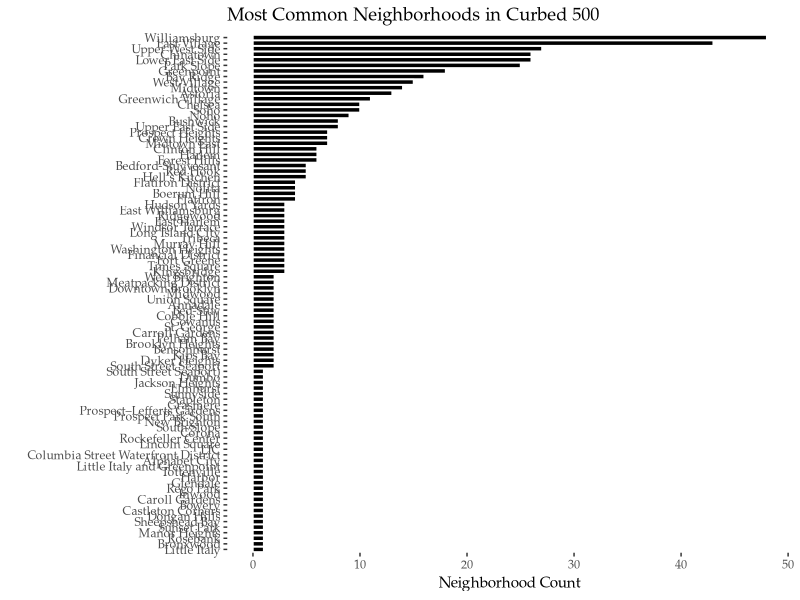
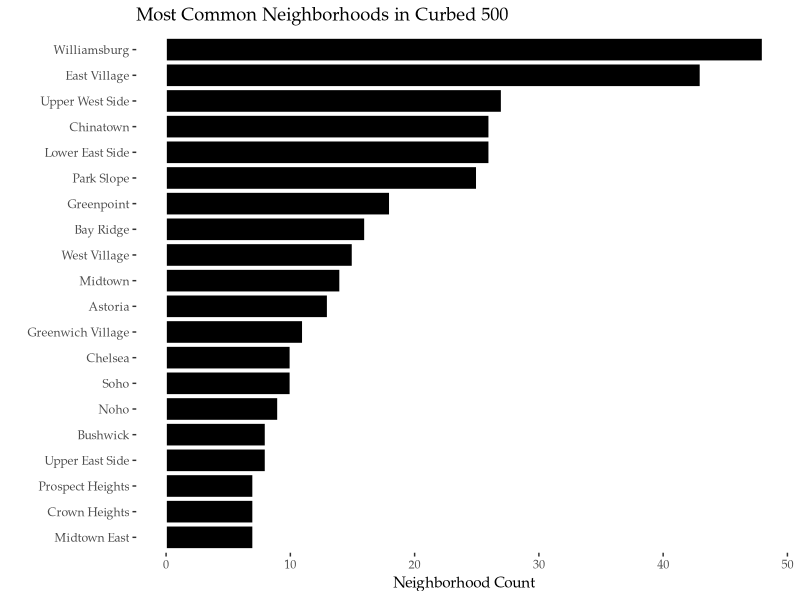

Write R code to recreate these figures, in order.
# Code by Adam Lauretig, created 12/7/2020
rm(list = ls())
library(data.table)
library(ggplot2)
library(stringr)
# load data -----
d <- fread('curbed_500.csv', sep = '\t', header = FALSE)
d[, rn := seq.int(1, 1000, 1)]  
d2 <- data.table(biz = d[d$rn %% 2 == 1 ]$V1, details = d[d$rn %% 2 == 0 ]$V1)
expanded_details <- d2[, tstrsplit(details, split = ', ')]

# get locations -----
locations <- expanded_details[!(str_detect(V2, pattern = '[0-9]+'))]$V2
locations <- c(locations, expanded_details[
  !(str_detect(V3, pattern = '[0-9]+'))]$V3)
locations <- c(locations, expanded_details[
  !(str_detect(V4, pattern = '[0-9]+'))]$V4)
locations <- c(locations, expanded_details[
  !(str_detect(V5, pattern = '[0-9]+'))]$V5)
locations_dt <- as.data.table(locations)
locations_dt_count <- locations_dt[,.N, by = .(locations)]

# create factors for ordering -----
locations_dt_count$location_fact <- factor(locations_dt_count$locations, 
  levels = locations_dt_count$locations[
    order(locations_dt_count$N, decreasing = FALSE)])

ggplot(locations_dt_count, aes(x = location_fact, y = N)) + 
  geom_bar(stat = "identity", color = "white", fill = "black") + 
  theme(axis.text.x = element_text(angle = 0, hjust = 0.5), 
    text = element_text(family = "Palatino"), 
    panel.background = element_rect(fill = "white"), 
    panel.grid.major = element_blank(), 
    panel.grid.minor = element_blank(),
#    axis.line = element_blank(),
    legend.key = element_blank(), 
    legend.title=element_blank()) + 
  labs(title = "Most Common Neighborhoods in Curbed 500", x = "", y = "Neighborhood Count") + 
  scale_color_manual(values=c("grey20", "grey60")) +  
  coord_flip() 

# get top 20 -----
locations_dt_count2 <- locations_dt_count[order(
  locations_dt_count$N, decreasing = TRUE)][1:20]
ggplot(locations_dt_count2, aes(x = location_fact, y = N)) + 
  geom_bar(stat = "identity", color = "white", fill = "black") + 
  theme(axis.text.x = element_text(angle = 0, hjust = 0.5), 
    text = element_text(family = "Palatino"), 
    panel.background = element_rect(fill = "white"), 
    panel.grid.major = element_blank(), 
    panel.grid.minor = element_blank(),
#    axis.line = element_blank(),
    legend.key = element_blank(), 
    legend.title=element_blank()) + 
  labs(title = "Most Common Neighborhoods in Curbed 500", x = "", y = "Neighborhood Count") + 
  scale_color_manual(values=c("grey20", "grey60")) +  
  coord_flip() 
